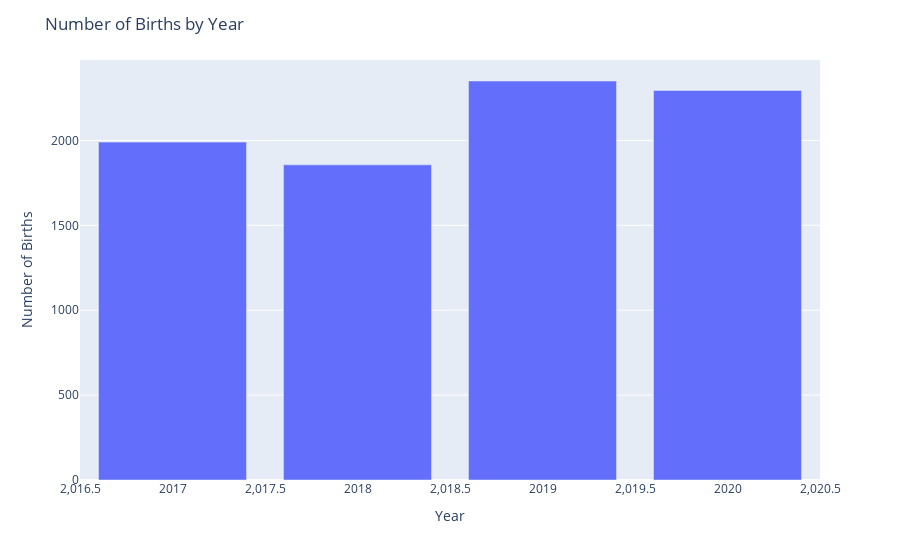

Notebook code cell kept with this figure:
### Code cell
dl.Map(
                            style = {'width': '100%', 'height': '600px'},
                            children = [
                                dl.TileLayer(),
                                dl.GeoJSON(data = us_states_GEOJSON, 
                                           id = 'state-layer', 
                                           options = {'style': {'color': 'blue'}},
                                           hoverStyle = arrow_function(dict(weight = 10, color = '#666', dashArray = '')))
                                           
                            ], center = [37.0902, -95.7129], zoom = 4)

### Figure 1 — Plotly figure (JSON) as saved in the notebook; plotly's stock layout.template omitted (floating-point values rounded to 4 significant figures)
{"data": [{"alignmentgroup": "True", "hovertemplate": "Year=%{x}<br>Number of Births=%{y}<extra></extra>", "legendgroup": "", "marker": {"color": "#636efa", "pattern": {"shape": ""}}, "name": "", "offsetgroup": "", "orientation": "v", "showlegend": false, "textposition": "auto", "type": "bar", "x": [2017, 2018, 2019, 2020], "xaxis": "x", "y": [1990, 1856, 2350, 2294], "yaxis": "y"}], "layout": {"barmode": "relative", "legend": {"tracegroupgap": 0}, "margin": {"t": 60}, "title": {"text": "Number of Births by Year"}, "xaxis": {"anchor": "y", "domain": [0, 1], "title": {"text": "Year"}}, "yaxis": {"anchor": "x", "domain": [0, 1], "title": {"text": "Number of Births"}}}}
